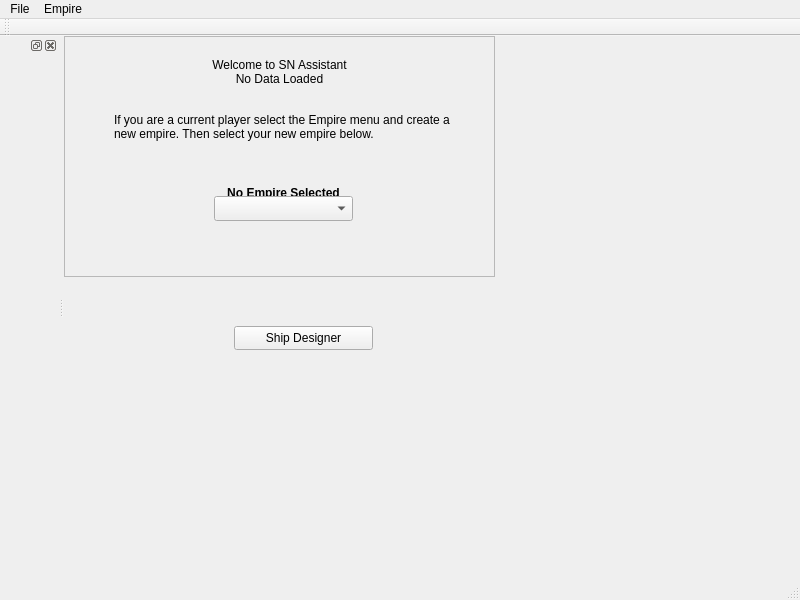
<?xml version="1.0" encoding="UTF-8"?>
<ui version="4.0">
 <class>MainWindowClass</class>
 <widget class="QMainWindow" name="MainWindowClass">
  <property name="geometry">
   <rect>
    <x>0</x>
    <y>0</y>
    <width>800</width>
    <height>600</height>
   </rect>
  </property>
  <property name="windowTitle">
   <string>MainWindow</string>
  </property>
  <widget class="QWidget" name="centralWidget">
   <widget class="QPushButton" name="shipDesignerButton">
    <property name="geometry">
     <rect>
      <x>170</x>
      <y>290</y>
      <width>139</width>
      <height>24</height>
     </rect>
    </property>
    <property name="text">
     <string>Ship Designer</string>
    </property>
   </widget>
   <widget class="QFrame" name="welcomeFrame">
    <property name="geometry">
     <rect>
      <x>0</x>
      <y>0</y>
      <width>431</width>
      <height>241</height>
     </rect>
    </property>
    <property name="frameShape">
     <enum>QFrame::StyledPanel</enum>
    </property>
    <property name="frameShadow">
     <enum>QFrame::Raised</enum>
    </property>
    <widget class="QLabel" name="label">
     <property name="geometry">
      <rect>
       <x>140</x>
       <y>0</y>
       <width>151</width>
       <height>71</height>
      </rect>
     </property>
     <property name="text">
      <string>Welcome to SN Assistant No Data Loaded</string>
     </property>
     <property name="scaledContents">
      <bool>false</bool>
     </property>
     <property name="alignment">
      <set>Qt::AlignCenter</set>
     </property>
     <property name="wordWrap">
      <bool>true</bool>
     </property>
    </widget>
    <widget class="QLabel" name="label_2">
     <property name="geometry">
      <rect>
       <x>50</x>
       <y>60</y>
       <width>351</width>
       <height>61</height>
      </rect>
     </property>
     <property name="text">
      <string>If you are a current player select the Empire menu and create a new empire. Then select your new empire below.</string>
     </property>
     <property name="wordWrap">
      <bool>true</bool>
     </property>
    </widget>
    <widget class="QLabel" name="empireName">
     <property name="geometry">
      <rect>
       <x>150</x>
       <y>150</y>
       <width>139</width>
       <height>20</height>
      </rect>
     </property>
     <property name="maximumSize">
      <size>
       <width>150</width>
       <height>20</height>
      </size>
     </property>
     <property name="font">
      <font>
       <weight>75</weight>
       <bold>true</bold>
       <underline>false</underline>
      </font>
     </property>
     <property name="text">
      <string>No Empire Selected</string>
     </property>
     <property name="alignment">
      <set>Qt::AlignHCenter|Qt::AlignTop</set>
     </property>
    </widget>
    <widget class="QComboBox" name="empireCombo">
     <property name="geometry">
      <rect>
       <x>150</x>
       <y>160</y>
       <width>139</width>
       <height>25</height>
      </rect>
     </property>
    </widget>
   </widget>
  </widget>
  <widget class="QMenuBar" name="menuBar">
   <property name="geometry">
    <rect>
     <x>0</x>
     <y>0</y>
     <width>800</width>
     <height>23</height>
    </rect>
   </property>
   <widget class="QMenu" name="menuFile">
    <property name="title">
     <string>File</string>
    </property>
    <addaction name="actionQuit"/>
   </widget>
   <widget class="QMenu" name="menuEmpire">
    <property name="title">
     <string>Empire</string>
    </property>
    <addaction name="actionCreate_an_Empire"/>
    <addaction name="actionSelect_Empire"/>
   </widget>
   <addaction name="menuFile"/>
   <addaction name="menuEmpire"/>
  </widget>
  <widget class="QToolBar" name="mainToolBar">
   <attribute name="toolBarArea">
    <enum>TopToolBarArea</enum>
   </attribute>
   <attribute name="toolBarBreak">
    <bool>false</bool>
   </attribute>
  </widget>
  <widget class="QStatusBar" name="statusBar"/>
  <widget class="QDockWidget" name="dockWidget">
   <attribute name="dockWidgetArea">
    <number>1</number>
   </attribute>
   <widget class="QWidget" name="dockWidgetContents">
    <zorder>shipDesignerButton</zorder>
   </widget>
  </widget>
  <action name="actionQuit">
   <property name="text">
    <string>Quit</string>
   </property>
  </action>
  <action name="actionCreate_an_Empire">
   <property name="text">
    <string>Create Empire</string>
   </property>
  </action>
  <action name="actionSelect_Empire">
   <property name="text">
    <string>Change Empire</string>
   </property>
  </action>
 </widget>
 <layoutdefault spacing="6" margin="11"/>
 <resources/>
 <connections/>
</ui>
